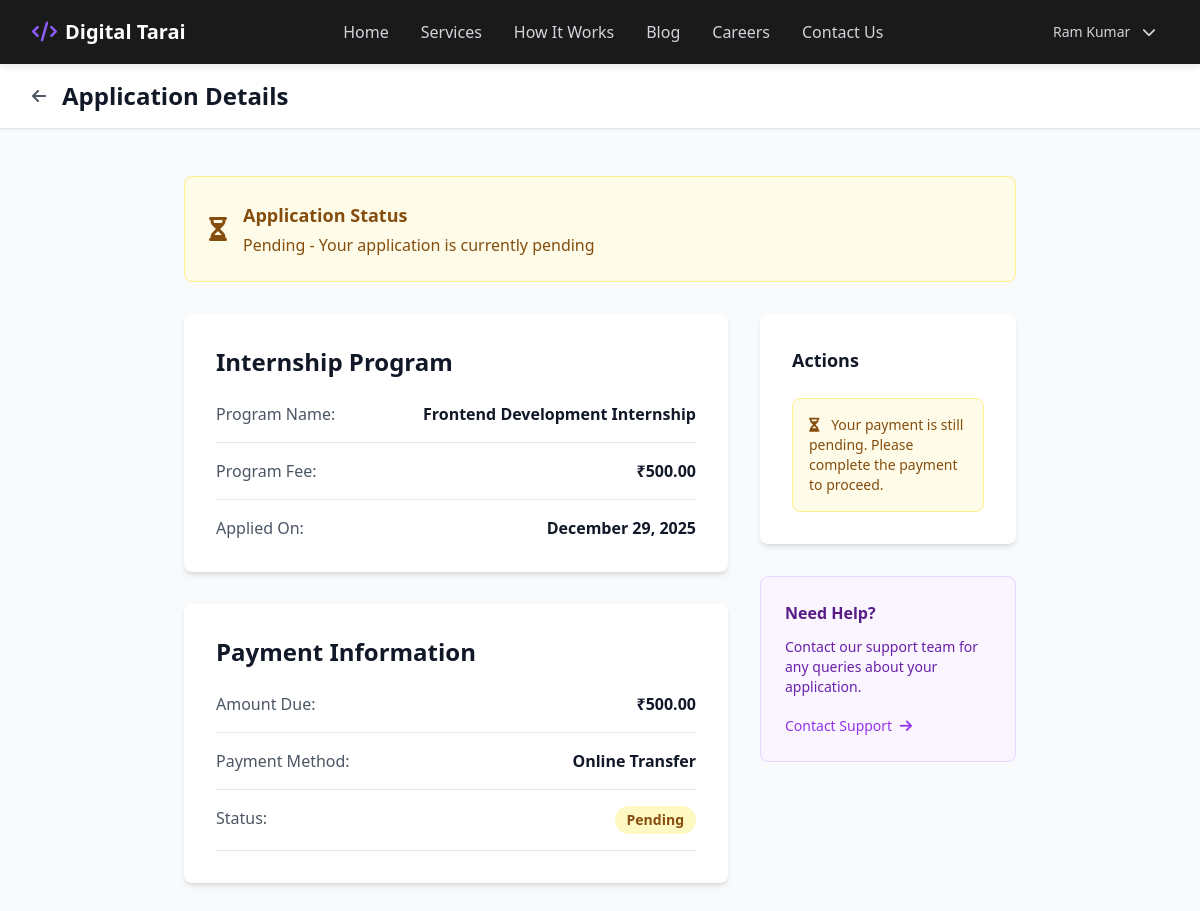
Page /student/application-detail.php?id=1 (signed in) on the committed database.
### tables this page shows
CREATE TABLE IF NOT EXISTS applications (
    id INT PRIMARY KEY AUTO_INCREMENT,
    user_id INT NOT NULL,
    internship_id INT NOT NULL,
    status ENUM('pending', 'approved', 'rejected') DEFAULT 'pending',
    application_date TIMESTAMP DEFAULT CURRENT_TIMESTAMP,
    created_at TIMESTAMP DEFAULT CURRENT_TIMESTAMP,
    updated_at TIMESTAMP DEFAULT CURRENT_TIMESTAMP ON UPDATE CURRENT_TIMESTAMP,
    FOREIGN KEY (user_id) REFERENCES users(id) ON DELETE CASCADE,
    FOREIGN KEY (internship_id) REFERENCES internships(id) ON DELETE CASCADE
);

CREATE TABLE IF NOT EXISTS internships (
    id INT PRIMARY KEY AUTO_INCREMENT,
    title VARCHAR(100) NOT NULL,
    slug VARCHAR(100) UNIQUE NOT NULL,
    description TEXT NOT NULL,
    skills TEXT NOT NULL,
    duration VARCHAR(50) NOT NULL,
    fees DECIMAL(10, 2) NOT NULL,
    benefits TEXT,
    created_at TIMESTAMP DEFAULT CURRENT_TIMESTAMP,
    updated_at TIMESTAMP DEFAULT CURRENT_TIMESTAMP ON UPDATE CURRENT_TIMESTAMP
);

CREATE TABLE IF NOT EXISTS payments (
    id INT PRIMARY KEY AUTO_INCREMENT,
    application_id INT NOT NULL,
    amount DECIMAL(10, 2) NOT NULL,
    payment_method VARCHAR(50),
    screenshot VARCHAR(255),
    payment_id VARCHAR(100),
    status ENUM('pending', 'verified', 'rejected') DEFAULT 'pending',
    verified_by INT,
    verified_at DATETIME,
    created_at TIMESTAMP DEFAULT CURRENT_TIMESTAMP,
    updated_at TIMESTAMP DEFAULT CURRENT_TIMESTAMP ON UPDATE CURRENT_TIMESTAMP,
    FOREIGN KEY (application_id) REFERENCES applications(id) ON DELETE CASCADE,
    FOREIGN KEY (verified_by) REFERENCES users(id) ON DELETE SET NULL
);

### app/models/Application.php (called while the page is built, shortened)
<?php
class Application {
    private $conn;
    public function __construct($database) {
        $this->conn = $database;
    }
    public function getWithPayment($applicationId) {
        $query = "SELECT a.*, u.name as user_name, u.email as user_email, i.title as internship_title,
                  p.id as payment_id, p.amount, p.payment_method, p.screenshot, p.status as payment_status
                  FROM applications a
                  JOIN users u ON a.user_id = u.id
                  JOIN internships i ON a.internship_id = i.id
                  LEFT JOIN payments p ON a.id = p.application_id
                  WHERE a.id = $applicationId
                  LIMIT 1";
        $result = $this->conn->query($query);
        if ($result->num_rows === 1) {
            return $result->fetch_assoc();
        }
        return false;
    }
}
?>

### lib/functions.php (called while the page is built, shortened)
<?php
function formatDate($date) {
    return date('F d, Y', strtotime($date));
}
function formatCurrency($amount) {
    return '₹' . number_format($amount, 2);
}
?>

### app/models/Payment.php (called while the page is built, shortened)
<?php
class Payment {
    private $conn;
    public function __construct($database) {
        $this->conn = $database;
    }
    public function getByApplicationId($applicationId) {
        $query = "SELECT * FROM payments WHERE application_id = $applicationId LIMIT 1";
        $result = $this->conn->query($query);
        if ($result->num_rows === 1) {
            return $result->fetch_assoc();
        }
        return false;
    }
}
?>

### student/application-detail.php (the view, shortened to what this page needs)
<?php
require_once '../config/database.php';
require_once '../lib/functions.php';
require_once '../app/models/Application.php';
require_once '../app/models/Payment.php';
$applicationId = isset($_GET['id']) ? (int)$_GET['id'] : 0;
$applicationModel = new Application($conn);
$paymentModel = new Payment($conn);
$application = $applicationModel->getWithPayment($applicationId);
$payment = $paymentModel->getByApplicationId($applicationId);
?>
<?php include '../app/views/header.php'; ?>
<div class="min-h-screen bg-gray-50">
    <div class="bg-white shadow">
        <div class="max-w-7xl mx-auto px-4 sm:px-6 lg:px-8 py-4">
            <div class="flex items-center space-x-4">
                <a href="<?php echo SITE_URL; ?>/student/dashboard.php" class="text-gray-600 hover:text-gray-900">
                    <i class="fas fa-arrow-left"></i>
                </a>
                <h1 class="text-2xl font-bold text-gray-900">Application Details</h1>
            </div>
        </div>
    </div>
    <section class="max-w-4xl mx-auto px-4 sm:px-6 lg:px-8 py-12">
        <div class="mb-8">
            <?php
            $statusColor = [
                'pending' => ['bg' => 'yellow-50', 'border' => 'yellow-200', 'text' => 'yellow-800', 'icon' => 'hourglass-half'],
                'approved' => ['bg' => 'green-50', 'border' => 'green-200', 'text' => 'green-800', 'icon' => 'check-circle'],
                'rejected' => ['bg' => 'red-50', 'border' => 'red-200', 'text' => 'red-800', 'icon' => 'times-circle']
            ][$application['status']] ?? [];
            ?>
            <div class="bg-<?php echo $statusColor['bg']; ?> border border-<?php echo $statusColor['border']; ?> rounded-lg p-6 text-<?php echo $statusColor['text']; ?>">
                <div class="flex items-center">
                    <i class="fas fa-<?php echo $statusColor['icon']; ?> text-2xl mr-4"></i>
                    <div>
                        <h3 class="font-bold text-lg">Application Status</h3>
                        <p class="mt-1"><?php echo ucfirst($application['status']); ?> - Your application is currently <?php echo $application['status']; ?></p>
                    </div>
                </div>
            </div>
        </div>
        <div class="grid grid-cols-1 lg:grid-cols-3 gap-8">
            <div class="lg:col-span-2">
                <div class="bg-white rounded-lg shadow-md p-8 mb-8">
                    <h2 class="text-2xl font-bold text-gray-900 mb-6">Internship Program</h2>
                    <div class="space-y-4">
                        <div class="flex justify-between border-b border-gray-200 pb-4">
                            <span class="text-gray-600">Program Name:</span>
                            <span class="font-semibold text-gray-900"><?php echo htmlspecialchars($application['internship_title']); ?></span>
                        </div>
                        <div class="flex justify-between border-b border-gray-200 pb-4">
                            <span class="text-gray-600">Program Fee:</span>
                            <span class="font-semibold text-gray-900"><?php echo formatCurrency($application['amount']); ?></span>
                        </div>
                        <div class="flex justify-between">
                            <span class="text-gray-600">Applied On:</span>
                            <span class="font-semibold text-gray-900"><?php echo formatDate($application['created_at']); ?></span>
                        </div>
                    </div>
                </div>
                <div class="bg-white rounded-lg shadow-md p-8">
                    <h2 class="text-2xl font-bold text-gray-900 mb-6">Payment Information</h2>
                    <div class="space-y-4">
                        <div class="flex justify-between border-b border-gray-200 pb-4">
                            <span class="text-gray-600">Amount Due:</span>
                            <span class="font-semibold text-gray-900"><?php echo formatCurrency($payment['amount'] ?? 0); ?></span>
                        </div>
                        <div class="flex justify-between border-b border-gray-200 pb-4">
                            <span class="text-gray-600">Payment Method:</span>
                            <span class="font-semibold text-gray-900"><?php echo htmlspecialchars($payment['payment_method'] ?? 'N/A'); ?></span>
                        </div>
                        <div class="flex justify-between border-b border-gray-200 pb-4">
                            <span class="text-gray-600">Status:</span>
                            <span class="font-semibold">
                                <?php
                                $pStatus = $payment['status'] ?? 'pending';
                                $pColor = [
                                    'pending' => 'yellow',
                                    'verified' => 'green',
                                    'rejected' => 'red'
                                ][$pStatus] ?? 'gray';
                                ?>
                                <span class="inline-block px-3 py-1 rounded-full text-sm bg-<?php echo $pColor; ?>-100 text-<?php echo $pColor; ?>-800">
                                    <?php echo ucfirst($pStatus); ?>
                                </span>
                            </span>
                        </div>
                    </div>
                </div>
            </div>
            <div>
                <div class="bg-white rounded-lg shadow-md p-8 sticky top-24">
                    <h3 class="text-lg font-bold text-gray-900 mb-6">Actions</h3>
                    <div class="space-y-3">
                        <?php if ($application['status'] === 'approved'): ?>
                            <?php
                            $offer_letter_result = $conn->query("SELECT * FROM offer_letters WHERE application_id=$applicationId");
                            $offer_letter = $offer_letter_result && $offer_letter_result->num_rows > 0 ? $offer_letter_result->fetch_assoc() : null;
                            ?>
                            <?php if ($offer_letter): ?>
                                <form method="POST" style="display: inline;">
                                    <input type="hidden" name="download_letter" value="<?php echo $applicationId; ?>">
                                    <button type="submit" class="w-full bg-green-600 text-white font-medium py-2 rounded-lg hover:bg-green-700 transition">
                                        <i class="fas fa-download mr-2"></i>Download Offer Letter
                                    </button>
                                </form>
                            <?php else: ?>
                                <div class="bg-yellow-50 border border-yellow-200 rounded-lg p-4 text-sm text-yellow-800">
                                    <i class="fas fa-hourglass-half mr-2"></i>
                                    Offer letter is being prepared. Please check back soon.
                                </div>
                            <?php endif; ?>
                            <a href="<?php echo SITE_URL; ?>/student/modules.php?internship_id=<?php echo $application['internship_id']; ?>" class="w-full bg-blue-600 text-white font-medium py-2 rounded-lg hover:bg-blue-700 transition text-center block">
                                <i class="fas fa-book mr-2"></i>View Course Modules
                            </a>
                        <?php elseif ($application['status'] === 'pending'): ?>
                            <?php if (!$payment || $payment['status'] === 'pending'): ?>
                                <div class="bg-yellow-50 border border-yellow-200 rounded-lg p-4 text-sm text-yellow-800">
                                    <i class="fas fa-hourglass-half mr-2"></i>
                                    Your payment is still pending. Please complete the payment to proceed.
                                </div>
                            <?php endif; ?>
                        <?php endif; ?>
                    </div>
                </div>
                <div class="bg-purple-50 border border-purple-200 rounded-lg p-6 mt-8">
                    <h4 class="font-bold text-purple-900 mb-3">Need Help?</h4>
                    <p class="text-sm text-purple-800 mb-4">
                        Contact our support team for any queries about your application.
                    </p>
                    <a href="<?php echo SITE_URL; ?>/pages/contact.php" class="text-purple-600 hover:text-purple-700 font-medium text-sm">
                        Contact Support <i class="fas fa-arrow-right ml-1"></i>
                    </a>
                </div>
            </div>
        </div>
    </section>
</div>
<?php include '../app/views/footer.php'; ?>

### app/views/header.php (style rules this page uses)
html { scroll-behavior: smooth; }
body { background-color: #ffffff; }

### rows in the picture
applications: status "Pending", status "pending", internship.title "Frontend Development Internship", payments.amount "₹500.00", created_at "December 29, 2025"
payments: amount "₹500.00", payment_method "Online Transfer", status "Pending"

### other values in the picture
$_SESSION['user_name'] "Ram Kumar"
